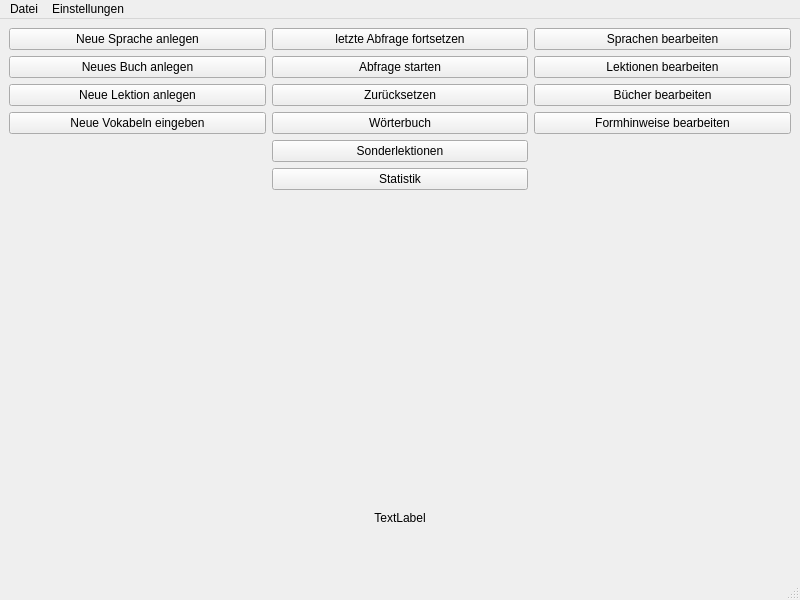
<?xml version="1.0" encoding="UTF-8"?>
<ui version="4.0">
 <class>MainWindow</class>
 <widget class="QMainWindow" name="MainWindow">
  <property name="geometry">
   <rect>
    <x>0</x>
    <y>0</y>
    <width>800</width>
    <height>600</height>
   </rect>
  </property>
  <property name="windowTitle">
   <string>Vokabeltrainer</string>
  </property>
  <widget class="QWidget" name="centralwidget">
   <layout class="QVBoxLayout" name="verticalLayout_4">
    <item>
     <layout class="QHBoxLayout" name="horizontalLayout_2">
      <item>
       <layout class="QVBoxLayout" name="verticalLayout">
        <item>
         <widget class="QPushButton" name="btnNeueSprache">
          <property name="text">
           <string>Neue Sprache anlegen</string>
          </property>
         </widget>
        </item>
        <item>
         <widget class="QPushButton" name="btnNeuesBuch">
          <property name="text">
           <string>Neues Buch anlegen</string>
          </property>
         </widget>
        </item>
        <item>
         <widget class="QPushButton" name="btnNeueLektion">
          <property name="text">
           <string>Neue Lektion anlegen</string>
          </property>
         </widget>
        </item>
        <item>
         <widget class="QPushButton" name="btnNeueVok">
          <property name="text">
           <string>Neue Vokabeln eingeben</string>
          </property>
         </widget>
        </item>
        <item>
         <widget class="QWidget" name="widget" native="true"/>
        </item>
       </layout>
      </item>
      <item>
       <layout class="QVBoxLayout" name="verticalLayout_2">
        <item>
         <widget class="QPushButton" name="btnFortsetzen">
          <property name="text">
           <string>letzte Abfrage fortsetzen</string>
          </property>
         </widget>
        </item>
        <item>
         <widget class="QPushButton" name="btnAbfrageStarten">
          <property name="text">
           <string>Abfrage starten</string>
          </property>
         </widget>
        </item>
        <item>
         <widget class="QPushButton" name="btnZuruecksetzen">
          <property name="text">
           <string>Zurücksetzen</string>
          </property>
         </widget>
        </item>
        <item>
         <widget class="QPushButton" name="btnWoerterbuch">
          <property name="text">
           <string>Wörterbuch</string>
          </property>
         </widget>
        </item>
        <item>
         <widget class="QPushButton" name="pbSonderlektion">
          <property name="text">
           <string>Sonderlektionen</string>
          </property>
         </widget>
        </item>
        <item>
         <widget class="QPushButton" name="btnStatistik">
          <property name="text">
           <string>Statistik</string>
          </property>
         </widget>
        </item>
        <item>
         <widget class="QWidget" name="widget_2" native="true"/>
        </item>
       </layout>
      </item>
      <item>
       <layout class="QVBoxLayout" name="verticalLayout_3">
        <item>
         <widget class="QPushButton" name="btnSpracheBeareiten">
          <property name="text">
           <string>Sprachen bearbeiten</string>
          </property>
         </widget>
        </item>
        <item>
         <widget class="QPushButton" name="btnLektionbearbeiten">
          <property name="text">
           <string>Lektionen bearbeiten</string>
          </property>
         </widget>
        </item>
        <item>
         <widget class="QPushButton" name="btnBuecherBearbeiten">
          <property name="text">
           <string>Bücher bearbeiten</string>
          </property>
         </widget>
        </item>
        <item>
         <widget class="QPushButton" name="pBEditGrammarHints">
          <property name="text">
           <string>Formhinweise bearbeiten</string>
          </property>
         </widget>
        </item>
        <item>
         <widget class="QWidget" name="widget_3" native="true"/>
        </item>
       </layout>
      </item>
     </layout>
    </item>
    <item>
     <layout class="QHBoxLayout" name="horizontalLayout" stretch="5,1,5">
      <item>
       <widget class="QWidget" name="hw1InfoText" native="true">
        <property name="maximumSize">
         <size>
          <width>16777215</width>
          <height>30</height>
         </size>
        </property>
       </widget>
      </item>
      <item>
       <widget class="QLabel" name="labInfotext">
        <property name="maximumSize">
         <size>
          <width>16777215</width>
          <height>30</height>
         </size>
        </property>
        <property name="styleSheet">
         <string notr="true">text-align: center</string>
        </property>
        <property name="text">
         <string>&lt;center&gt;TextLabel&lt;/center&gt;</string>
        </property>
       </widget>
      </item>
      <item>
       <widget class="QWidget" name="hw2InfoText" native="true">
        <property name="maximumSize">
         <size>
          <width>16777215</width>
          <height>30</height>
         </size>
        </property>
       </widget>
      </item>
     </layout>
    </item>
    <item>
     <widget class="QWidget" name="hwInfotext" native="true">
      <property name="maximumSize">
       <size>
        <width>16777215</width>
        <height>30</height>
       </size>
      </property>
     </widget>
    </item>
   </layout>
  </widget>
  <widget class="QMenuBar" name="menubar">
   <property name="geometry">
    <rect>
     <x>0</x>
     <y>0</y>
     <width>800</width>
     <height>21</height>
    </rect>
   </property>
   <widget class="QMenu" name="menuDateu">
    <property name="title">
     <string>Datei</string>
    </property>
    <addaction name="actionSchliessen"/>
   </widget>
   <widget class="QMenu" name="menuEinstellungen">
    <property name="title">
     <string>Einstellungen</string>
    </property>
    <addaction name="actionMindestuebereinstimmung"/>
   </widget>
   <addaction name="menuDateu"/>
   <addaction name="menuEinstellungen"/>
  </widget>
  <widget class="QStatusBar" name="statusbar"/>
  <action name="actionStatistik">
   <property name="text">
    <string>Statistik</string>
   </property>
  </action>
  <action name="actionMindestuebereinstimmung">
   <property name="text">
    <string>Mindestübereinstimmung</string>
   </property>
  </action>
  <action name="actionSchliessen">
   <property name="text">
    <string>Schließen</string>
   </property>
  </action>
 </widget>
 <resources/>
 <connections/>
</ui>
